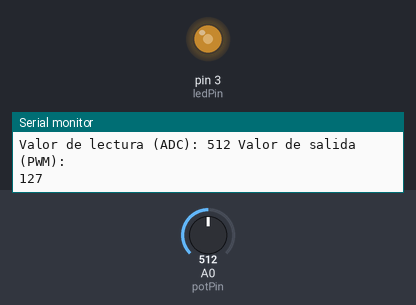
The sketch below on a simulated Arduino Uno, built with avr-gcc and run on an emulated ATmega328P. Shown: output pins drawn as LEDs (lit = HIGH), the last lines printed to the serial monitor. Inputs (shaded band) come from the test bench; at power-on: A0 (potPin) = 512.

Above: at 1.3 s.
1.4 s: A0 (potPin) set to 716
At 2.7 s:
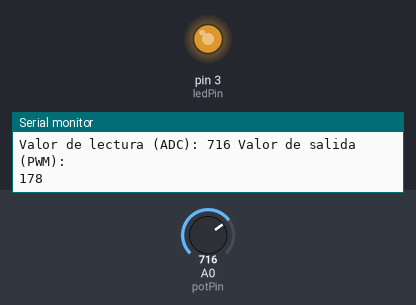
3.0 s: A0 (potPin) set to 900
At 3.9 s:
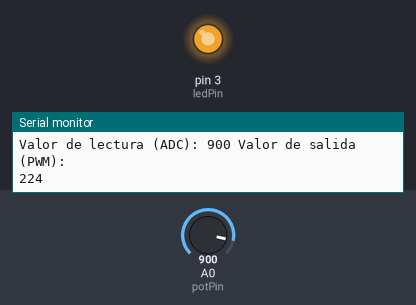
4.5 s: A0 (potPin) set to 122
At 5.2 s:
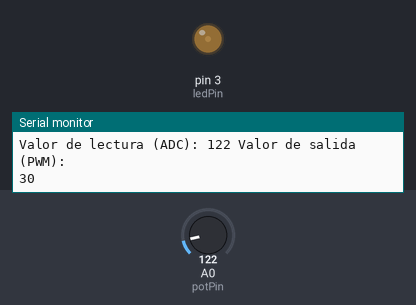
6.0 s: A0 (potPin) set to 0
At 6.4 s:
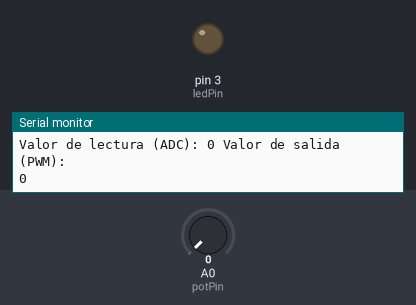
7.5 s: A0 (potPin) set to 511
At 8.8 s:
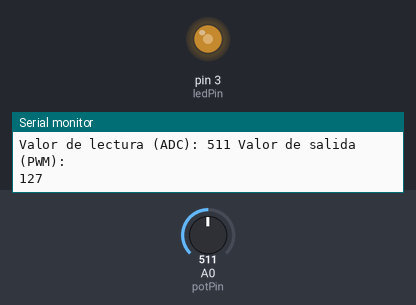
Timing chart, 0 to 10.0 s (numbered marks = the images above; inputs shaded):
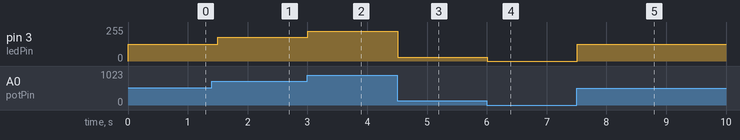

The sketch:

63.737.190906-2324.rs5_release_svc_refresh_SERVERESSENTIALS_.ino
```cpp
const int potPin = 0;
int potLectura = 0;

const int ledPin = 3;
int ledSalida = 0;

void setup()
{
  analogReference(DEFAULT);
  Serial.begin(9600);
  pinMode(ledPin, OUTPUT);
}

void loop()
{
  potLectura = analogRead(potPin);
  ledSalida = map(potLectura, 0, 1023, 0, 255);
  analogWrite(ledPin, ledSalida);
  Serial.print("Valor de lectura (ADC): ");
  Serial.print(potLectura);
  Serial.println(" Valor de salida (PWM): ");
  Serial.println(ledSalida);
  delay(500);
}
```

Measured:
- after the input at 1.4 s, pin 3 (ledPin): 127/255 → 178/255 after 0.10 s
- after the input at 3.0 s, pin 3 (ledPin): 178/255 → 224/255 at once
- after the input at 4.5 s, pin 3 (ledPin): 224/255 → 30/255 at once
- after the input at 6.0 s, pin 3 (ledPin): 30/255 → 0/255 at once
- after the input at 7.5 s, pin 3 (ledPin): 0/255 → 127/255 at once
